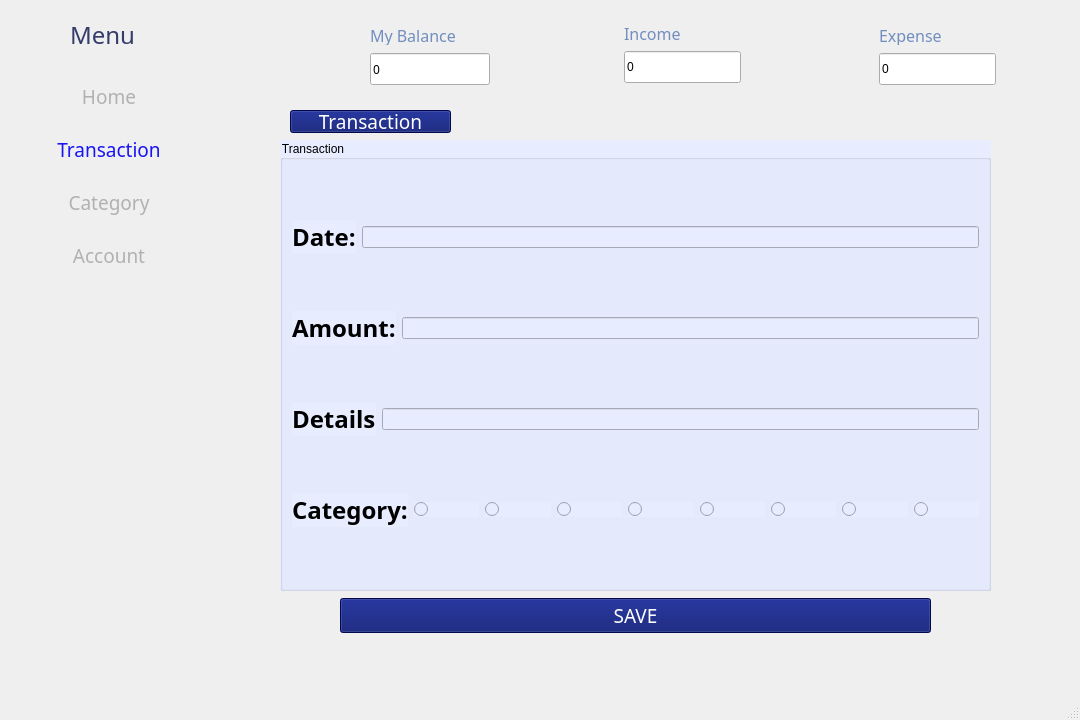
<?xml version="1.0" encoding="UTF-8"?>
<ui version="4.0">
 <class>MainWindow2</class>
 <widget class="QMainWindow" name="MainWindow2">
  <property name="geometry">
   <rect>
    <x>0</x>
    <y>0</y>
    <width>1080</width>
    <height>720</height>
   </rect>
  </property>
  <property name="windowTitle">
   <string>MainWindow2</string>
  </property>
  <property name="dockNestingEnabled">
   <bool>true</bool>
  </property>
  <widget class="QWidget" name="centralwidget">
   <widget class="QLabel" name="Icon_expense">
    <property name="geometry">
     <rect>
      <x>791</x>
      <y>21</y>
      <width>70</width>
      <height>70</height>
     </rect>
    </property>
    <property name="minimumSize">
     <size>
      <width>70</width>
      <height>70</height>
     </size>
    </property>
    <property name="text">
     <string/>
    </property>
    <property name="pixmap">
     <pixmap>../../Images/Home/Icon_Expenses.png</pixmap>
    </property>
   </widget>
   <widget class="QGroupBox" name="groupBox_3">
    <property name="geometry">
     <rect>
      <x>280</x>
      <y>140</y>
      <width>711</width>
      <height>451</height>
     </rect>
    </property>
    <property name="styleSheet">
     <string notr="true">background-color: rgb(231, 237, 255);</string>
    </property>
    <property name="title">
     <string>Transaction</string>
    </property>
    <property name="flat">
     <bool>true</bool>
    </property>
    <layout class="QVBoxLayout" name="verticalLayout">
     <item>
      <layout class="QHBoxLayout" name="horizontalLayout_4">
       <item>
        <widget class="QLabel" name="label_Date">
         <property name="font">
          <font>
           <family>Bahnschrift SemiBold</family>
           <pointsize>18</pointsize>
           <weight>75</weight>
           <bold>true</bold>
          </font>
         </property>
         <property name="text">
          <string>Date:</string>
         </property>
        </widget>
       </item>
       <item>
        <widget class="QLineEdit" name="lineEdit_Date"/>
       </item>
      </layout>
     </item>
     <item>
      <layout class="QHBoxLayout" name="horizontalLayout_3">
       <item>
        <widget class="QLabel" name="label_Amount">
         <property name="font">
          <font>
           <family>Bahnschrift SemiBold</family>
           <pointsize>18</pointsize>
           <weight>75</weight>
           <bold>true</bold>
          </font>
         </property>
         <property name="text">
          <string>Amount:</string>
         </property>
        </widget>
       </item>
       <item>
        <widget class="QLineEdit" name="lineEdit_Amount"/>
       </item>
      </layout>
     </item>
     <item>
      <layout class="QHBoxLayout" name="horizontalLayout_2">
       <item>
        <widget class="QLabel" name="label_ExpenseTitle">
         <property name="font">
          <font>
           <family>Bahnschrift SemiBold</family>
           <pointsize>18</pointsize>
           <weight>75</weight>
           <bold>true</bold>
          </font>
         </property>
         <property name="text">
          <string>Details</string>
         </property>
        </widget>
       </item>
       <item>
        <widget class="QLineEdit" name="lineEdit_Details"/>
       </item>
      </layout>
     </item>
     <item>
      <layout class="QHBoxLayout" name="horizontalLayout_5">
       <item>
        <widget class="QLabel" name="label_6">
         <property name="font">
          <font>
           <family>Bahnschrift SemiBold</family>
           <pointsize>18</pointsize>
           <weight>75</weight>
           <bold>true</bold>
          </font>
         </property>
         <property name="text">
          <string>Category:</string>
         </property>
        </widget>
       </item>
       <item>
        <widget class="QRadioButton" name="radioButton_Food">
         <property name="text">
          <string/>
         </property>
         <property name="icon">
          <iconset>
           <normaloff>../../Images/Category/Icon_Food.png</normaloff>../../Images/Category/Icon_Food.png</iconset>
         </property>
         <property name="iconSize">
          <size>
           <width>50</width>
           <height>50</height>
          </size>
         </property>
        </widget>
       </item>
       <item>
        <widget class="QRadioButton" name="radioButton_Transport">
         <property name="text">
          <string/>
         </property>
         <property name="icon">
          <iconset>
           <normaloff>../../Images/Category/Icon_Transport.png</normaloff>../../Images/Category/Icon_Transport.png</iconset>
         </property>
         <property name="iconSize">
          <size>
           <width>50</width>
           <height>50</height>
          </size>
         </property>
        </widget>
       </item>
       <item>
        <widget class="QRadioButton" name="radioButton_Medicine">
         <property name="text">
          <string/>
         </property>
         <property name="icon">
          <iconset>
           <normaloff>../../Images/Category/Icon_Medicine.png</normaloff>../../Images/Category/Icon_Medicine.png</iconset>
         </property>
         <property name="iconSize">
          <size>
           <width>50</width>
           <height>50</height>
          </size>
         </property>
        </widget>
       </item>
       <item>
        <widget class="QRadioButton" name="radioButton_Groceries">
         <property name="text">
          <string/>
         </property>
         <property name="icon">
          <iconset>
           <normaloff>../../Images/Category/Icon_Groceries.png</normaloff>../../Images/Category/Icon_Groceries.png</iconset>
         </property>
         <property name="iconSize">
          <size>
           <width>50</width>
           <height>50</height>
          </size>
         </property>
        </widget>
       </item>
       <item>
        <widget class="QRadioButton" name="radioButton_Rent">
         <property name="text">
          <string/>
         </property>
         <property name="icon">
          <iconset>
           <normaloff>../../Images/Category/Icon_Rent.png</normaloff>../../Images/Category/Icon_Rent.png</iconset>
         </property>
         <property name="iconSize">
          <size>
           <width>50</width>
           <height>50</height>
          </size>
         </property>
        </widget>
       </item>
       <item>
        <widget class="QRadioButton" name="radioButton_Gift">
         <property name="text">
          <string/>
         </property>
         <property name="icon">
          <iconset>
           <normaloff>../../Images/Category/Icon_Gifts.png</normaloff>../../Images/Category/Icon_Gifts.png</iconset>
         </property>
         <property name="iconSize">
          <size>
           <width>50</width>
           <height>50</height>
          </size>
         </property>
        </widget>
       </item>
       <item>
        <widget class="QRadioButton" name="radioButton_Savings">
         <property name="text">
          <string/>
         </property>
         <property name="icon">
          <iconset>
           <normaloff>../../Images/Category/Icon_Saving.png</normaloff>../../Images/Category/Icon_Saving.png</iconset>
         </property>
         <property name="iconSize">
          <size>
           <width>50</width>
           <height>50</height>
          </size>
         </property>
        </widget>
       </item>
       <item>
        <widget class="QRadioButton" name="radioButton_Entertainment">
         <property name="text">
          <string/>
         </property>
         <property name="icon">
          <iconset>
           <normaloff>../../Images/Category/Icon_Entertainment.png</normaloff>../../Images/Category/Icon_Entertainment.png</iconset>
         </property>
         <property name="iconSize">
          <size>
           <width>50</width>
           <height>50</height>
          </size>
         </property>
        </widget>
       </item>
      </layout>
     </item>
    </layout>
   </widget>
   <widget class="QLabel" name="Icon_menu">
    <property name="geometry">
     <rect>
      <x>13</x>
      <y>20</y>
      <width>25</width>
      <height>25</height>
     </rect>
    </property>
    <property name="text">
     <string/>
    </property>
    <property name="pixmap">
     <pixmap>../../Images/Home/Icon_Menu.png</pixmap>
    </property>
   </widget>
   <widget class="QLabel" name="label_mybalance">
    <property name="geometry">
     <rect>
      <x>370</x>
      <y>25</y>
      <width>108</width>
      <height>20</height>
     </rect>
    </property>
    <property name="minimumSize">
     <size>
      <width>108</width>
      <height>20</height>
     </size>
    </property>
    <property name="font">
     <font>
      <family>Bahnschrift SemiLight</family>
      <pointsize>12</pointsize>
     </font>
    </property>
    <property name="styleSheet">
     <string notr="true">color: rgb(113, 142, 191);</string>
    </property>
    <property name="text">
     <string>My Balance</string>
    </property>
   </widget>
   <widget class="QLabel" name="label_menu">
    <property name="geometry">
     <rect>
      <x>70</x>
      <y>20</y>
      <width>70</width>
      <height>30</height>
     </rect>
    </property>
    <property name="font">
     <font>
      <family>Bahnschrift SemiLight</family>
      <pointsize>18</pointsize>
     </font>
    </property>
    <property name="styleSheet">
     <string notr="true">color: rgb(52, 60, 106);</string>
    </property>
    <property name="text">
     <string>Menu</string>
    </property>
   </widget>
   <widget class="QPushButton" name="pushButton_11">
    <property name="geometry">
     <rect>
      <x>30</x>
      <y>187</y>
      <width>158</width>
      <height>31</height>
     </rect>
    </property>
    <property name="sizePolicy">
     <sizepolicy hsizetype="Minimum" vsizetype="Fixed">
      <horstretch>20</horstretch>
      <verstretch>20</verstretch>
     </sizepolicy>
    </property>
    <property name="minimumSize">
     <size>
      <width>158</width>
      <height>26</height>
     </size>
    </property>
    <property name="sizeIncrement">
     <size>
      <width>10</width>
      <height>10</height>
     </size>
    </property>
    <property name="font">
     <font>
      <family>Bahnschrift SemiLight</family>
      <pointsize>14</pointsize>
     </font>
    </property>
    <property name="styleSheet">
     <string notr="true">color: rgb(177, 177, 177);</string>
    </property>
    <property name="text">
     <string>Category</string>
    </property>
    <property name="icon">
     <iconset>
      <normaloff>../../Images/Home/Icon_Category.png</normaloff>../../Images/Home/Icon_Category.png</iconset>
    </property>
    <property name="iconSize">
     <size>
      <width>25</width>
      <height>25</height>
     </size>
    </property>
    <property name="shortcut">
     <string notr="true"/>
    </property>
    <property name="autoRepeat">
     <bool>false</bool>
    </property>
    <property name="flat">
     <bool>true</bool>
    </property>
   </widget>
   <widget class="QPushButton" name="pushButton_10">
    <property name="geometry">
     <rect>
      <x>30</x>
      <y>240</y>
      <width>158</width>
      <height>31</height>
     </rect>
    </property>
    <property name="sizePolicy">
     <sizepolicy hsizetype="Minimum" vsizetype="Fixed">
      <horstretch>20</horstretch>
      <verstretch>20</verstretch>
     </sizepolicy>
    </property>
    <property name="minimumSize">
     <size>
      <width>158</width>
      <height>25</height>
     </size>
    </property>
    <property name="sizeIncrement">
     <size>
      <width>10</width>
      <height>10</height>
     </size>
    </property>
    <property name="font">
     <font>
      <family>Bahnschrift SemiLight</family>
      <pointsize>14</pointsize>
     </font>
    </property>
    <property name="styleSheet">
     <string notr="true">color: rgb(177, 177, 177);</string>
    </property>
    <property name="text">
     <string>Account</string>
    </property>
    <property name="icon">
     <iconset>
      <normaloff>../../Images/Home/Icon_Setting.png</normaloff>../../Images/Home/Icon_Setting.png</iconset>
    </property>
    <property name="iconSize">
     <size>
      <width>25</width>
      <height>25</height>
     </size>
    </property>
    <property name="shortcut">
     <string notr="true"/>
    </property>
    <property name="checkable">
     <bool>false</bool>
    </property>
    <property name="autoRepeat">
     <bool>false</bool>
    </property>
    <property name="flat">
     <bool>true</bool>
    </property>
   </widget>
   <widget class="QPushButton" name="pushButton_9">
    <property name="geometry">
     <rect>
      <x>30</x>
      <y>134</y>
      <width>158</width>
      <height>31</height>
     </rect>
    </property>
    <property name="sizePolicy">
     <sizepolicy hsizetype="Minimum" vsizetype="Fixed">
      <horstretch>0</horstretch>
      <verstretch>0</verstretch>
     </sizepolicy>
    </property>
    <property name="minimumSize">
     <size>
      <width>158</width>
      <height>25</height>
     </size>
    </property>
    <property name="sizeIncrement">
     <size>
      <width>10</width>
      <height>10</height>
     </size>
    </property>
    <property name="font">
     <font>
      <family>Bahnschrift SemiLight</family>
      <pointsize>14</pointsize>
     </font>
    </property>
    <property name="accessibleDescription">
     <string/>
    </property>
    <property name="styleSheet">
     <string notr="true">color: rgb(24, 20, 243);</string>
    </property>
    <property name="text">
     <string>Transaction</string>
    </property>
    <property name="icon">
     <iconset>
      <normaloff>../../Images/Transaction/Icon_Transaction.png</normaloff>../../Images/Transaction/Icon_Transaction.png</iconset>
    </property>
    <property name="iconSize">
     <size>
      <width>25</width>
      <height>25</height>
     </size>
    </property>
    <property name="shortcut">
     <string notr="true"/>
    </property>
    <property name="checkable">
     <bool>false</bool>
    </property>
    <property name="autoRepeat">
     <bool>false</bool>
    </property>
    <property name="flat">
     <bool>true</bool>
    </property>
   </widget>
   <widget class="QPushButton" name="pushButton_2">
    <property name="geometry">
     <rect>
      <x>30</x>
      <y>81</y>
      <width>158</width>
      <height>31</height>
     </rect>
    </property>
    <property name="sizePolicy">
     <sizepolicy hsizetype="Minimum" vsizetype="Fixed">
      <horstretch>20</horstretch>
      <verstretch>20</verstretch>
     </sizepolicy>
    </property>
    <property name="minimumSize">
     <size>
      <width>158</width>
      <height>25</height>
     </size>
    </property>
    <property name="sizeIncrement">
     <size>
      <width>0</width>
      <height>0</height>
     </size>
    </property>
    <property name="font">
     <font>
      <family>Bahnschrift SemiLight</family>
      <pointsize>14</pointsize>
     </font>
    </property>
    <property name="focusPolicy">
     <enum>Qt::NoFocus</enum>
    </property>
    <property name="contextMenuPolicy">
     <enum>Qt::NoContextMenu</enum>
    </property>
    <property name="toolTip">
     <string/>
    </property>
    <property name="toolTipDuration">
     <number>0</number>
    </property>
    <property name="layoutDirection">
     <enum>Qt::LeftToRight</enum>
    </property>
    <property name="styleSheet">
     <string notr="true">color: rgb(177, 177, 177);
gridline-color: rgb(255, 255, 255);
background-color: rgb(255, 255, 255);
border-color: rgb(255, 255, 255);</string>
    </property>
    <property name="text">
     <string>Home</string>
    </property>
    <property name="icon">
     <iconset>
      <normaloff>../../Images/Home/Icon_Home.png</normaloff>../../Images/Home/Icon_Home.png</iconset>
    </property>
    <property name="iconSize">
     <size>
      <width>25</width>
      <height>25</height>
     </size>
    </property>
    <property name="shortcut">
     <string notr="true"/>
    </property>
    <property name="checkable">
     <bool>false</bool>
    </property>
    <property name="autoRepeat">
     <bool>false</bool>
    </property>
    <property name="autoDefault">
     <bool>false</bool>
    </property>
    <property name="flat">
     <bool>true</bool>
    </property>
   </widget>
   <widget class="QLabel" name="label">
    <property name="geometry">
     <rect>
      <x>8</x>
      <y>432</y>
      <width>265</width>
      <height>250</height>
     </rect>
    </property>
    <property name="text">
     <string/>
    </property>
    <property name="pixmap">
     <pixmap>C:/Users/admin/.designer/backup/image/trangtri.png</pixmap>
    </property>
    <property name="scaledContents">
     <bool>true</bool>
    </property>
   </widget>
   <widget class="QLabel" name="Icon_income">
    <property name="geometry">
     <rect>
      <x>531</x>
      <y>19</y>
      <width>70</width>
      <height>70</height>
     </rect>
    </property>
    <property name="minimumSize">
     <size>
      <width>70</width>
      <height>70</height>
     </size>
    </property>
    <property name="text">
     <string/>
    </property>
    <property name="pixmap">
     <pixmap>../../Images/Home/Icon_Income.png</pixmap>
    </property>
   </widget>
   <widget class="QLabel" name="label_income">
    <property name="geometry">
     <rect>
      <x>624</x>
      <y>23</y>
      <width>108</width>
      <height>20</height>
     </rect>
    </property>
    <property name="minimumSize">
     <size>
      <width>108</width>
      <height>20</height>
     </size>
    </property>
    <property name="font">
     <font>
      <family>Bahnschrift SemiLight</family>
      <pointsize>12</pointsize>
     </font>
    </property>
    <property name="styleSheet">
     <string notr="true">color: rgb(113, 142, 191);</string>
    </property>
    <property name="text">
     <string>Income</string>
    </property>
   </widget>
   <widget class="QLineEdit" name="lineEdit_expense">
    <property name="geometry">
     <rect>
      <x>879</x>
      <y>53</y>
      <width>117</width>
      <height>32</height>
     </rect>
    </property>
    <property name="minimumSize">
     <size>
      <width>117</width>
      <height>32</height>
     </size>
    </property>
    <property name="text">
     <string>0</string>
    </property>
   </widget>
   <widget class="QLineEdit" name="lineEdit_income">
    <property name="geometry">
     <rect>
      <x>624</x>
      <y>51</y>
      <width>117</width>
      <height>32</height>
     </rect>
    </property>
    <property name="minimumSize">
     <size>
      <width>117</width>
      <height>32</height>
     </size>
    </property>
    <property name="text">
     <string>0</string>
    </property>
   </widget>
   <widget class="QLineEdit" name="lineEdit_mybalance">
    <property name="geometry">
     <rect>
      <x>370</x>
      <y>53</y>
      <width>120</width>
      <height>32</height>
     </rect>
    </property>
    <property name="font">
     <font>
      <family>Bahnschrift SemiLight</family>
     </font>
    </property>
    <property name="text">
     <string>0</string>
    </property>
   </widget>
   <widget class="QLabel" name="label_expense">
    <property name="geometry">
     <rect>
      <x>879</x>
      <y>25</y>
      <width>108</width>
      <height>20</height>
     </rect>
    </property>
    <property name="minimumSize">
     <size>
      <width>88</width>
      <height>20</height>
     </size>
    </property>
    <property name="font">
     <font>
      <family>Bahnschrift SemiLight</family>
      <pointsize>12</pointsize>
     </font>
    </property>
    <property name="styleSheet">
     <string notr="true">color: rgb(113, 142, 191);</string>
    </property>
    <property name="text">
     <string>Expense</string>
    </property>
   </widget>
   <widget class="QLabel" name="Icon_mybalance">
    <property name="geometry">
     <rect>
      <x>280</x>
      <y>20</y>
      <width>70</width>
      <height>70</height>
     </rect>
    </property>
    <property name="minimumSize">
     <size>
      <width>70</width>
      <height>70</height>
     </size>
    </property>
    <property name="text">
     <string/>
    </property>
    <property name="pixmap">
     <pixmap>../../Images/Home/Icon_MyBalance.png</pixmap>
    </property>
   </widget>
   <widget class="QWidget" name="horizontalLayoutWidget">
    <property name="geometry">
     <rect>
      <x>340</x>
      <y>590</y>
      <width>591</width>
      <height>51</height>
     </rect>
    </property>
    <layout class="QHBoxLayout" name="horizontalLayout">
     <item>
      <widget class="QPushButton" name="pushButton_Save">
       <property name="font">
        <font>
         <family>Bernard MT Condensed</family>
         <pointsize>14</pointsize>
        </font>
       </property>
       <property name="styleSheet">
        <string notr="true">background-color: rgb(0, 13, 107);
color: rgb(255, 255, 255);</string>
       </property>
       <property name="text">
        <string>SAVE</string>
       </property>
      </widget>
     </item>
    </layout>
   </widget>
   <widget class="QPushButton" name="pushButton_Transaction">
    <property name="geometry">
     <rect>
      <x>290</x>
      <y>110</y>
      <width>161</width>
      <height>23</height>
     </rect>
    </property>
    <property name="font">
     <font>
      <family>Bernard MT Condensed</family>
      <pointsize>14</pointsize>
     </font>
    </property>
    <property name="styleSheet">
     <string notr="true">background-color: rgb(0, 13, 107);
color: rgb(255, 255, 255);</string>
    </property>
    <property name="text">
     <string>Transaction</string>
    </property>
   </widget>
  </widget>
  <widget class="QMenuBar" name="menubar">
   <property name="geometry">
    <rect>
     <x>0</x>
     <y>0</y>
     <width>1080</width>
     <height>18</height>
    </rect>
   </property>
  </widget>
  <widget class="QStatusBar" name="statusbar"/>
 </widget>
 <resources/>
 <connections/>
</ui>
